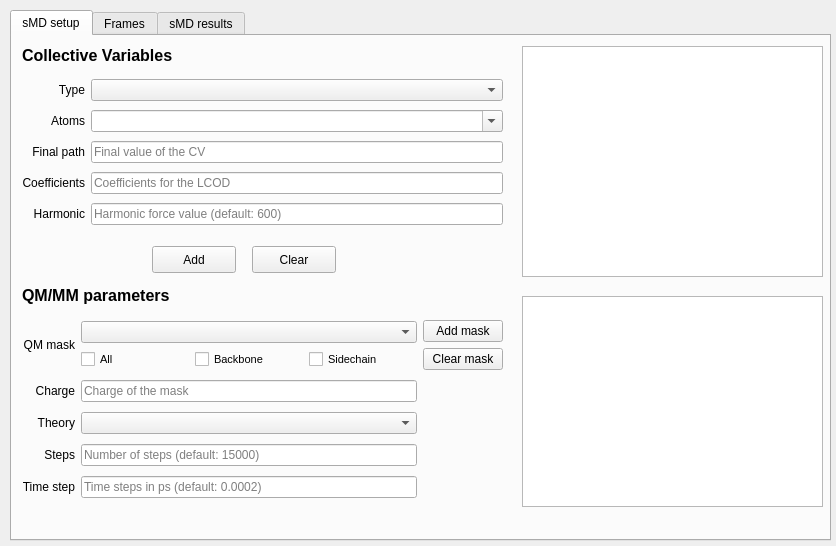
<?xml version="1.0" encoding="UTF-8"?>
<ui version="4.0">
 <class>Form</class>
 <widget class="QWidget" name="Form">
  <property name="geometry">
   <rect>
    <x>0</x>
    <y>0</y>
    <width>836</width>
    <height>546</height>
   </rect>
  </property>
  <property name="windowTitle">
   <string>Simula input</string>
  </property>
  <widget class="QTabWidget" name="tabWidget">
   <property name="geometry">
    <rect>
     <x>10</x>
     <y>10</y>
     <width>821</width>
     <height>531</height>
    </rect>
   </property>
   <property name="currentIndex">
    <number>0</number>
   </property>
   <widget class="QWidget" name="tab_cv">
    <attribute name="title">
     <string>sMD setup</string>
    </attribute>
    <widget class="QPlainTextEdit" name="edit_show1">
     <property name="enabled">
      <bool>true</bool>
     </property>
     <property name="geometry">
      <rect>
       <x>510</x>
       <y>10</y>
       <width>301</width>
       <height>231</height>
      </rect>
     </property>
    </widget>
    <widget class="QLabel" name="label_5">
     <property name="geometry">
      <rect>
       <x>10</x>
       <y>10</y>
       <width>481</width>
       <height>19</height>
      </rect>
     </property>
     <property name="font">
      <font>
       <pointsize>12</pointsize>
       <weight>75</weight>
       <bold>true</bold>
      </font>
     </property>
     <property name="text">
      <string>Collective Variables</string>
     </property>
    </widget>
    <widget class="QWidget" name="gridLayoutWidget">
     <property name="geometry">
      <rect>
       <x>10</x>
       <y>40</y>
       <width>481</width>
       <height>157</height>
      </rect>
     </property>
     <layout class="QGridLayout" name="gridLayout">
      <item row="2" column="0">
       <widget class="QLabel" name="label_3">
        <property name="text">
         <string>Final path</string>
        </property>
        <property name="alignment">
         <set>Qt::AlignRight|Qt::AlignTrailing|Qt::AlignVCenter</set>
        </property>
       </widget>
      </item>
      <item row="1" column="0">
       <widget class="QLabel" name="label_2">
        <property name="text">
         <string>Atoms</string>
        </property>
        <property name="alignment">
         <set>Qt::AlignRight|Qt::AlignTrailing|Qt::AlignVCenter</set>
        </property>
       </widget>
      </item>
      <item row="4" column="0">
       <widget class="QLabel" name="label_6">
        <property name="text">
         <string>Harmonic</string>
        </property>
        <property name="alignment">
         <set>Qt::AlignRight|Qt::AlignTrailing|Qt::AlignVCenter</set>
        </property>
       </widget>
      </item>
      <item row="0" column="0">
       <widget class="QLabel" name="label">
        <property name="text">
         <string>Type</string>
        </property>
        <property name="alignment">
         <set>Qt::AlignRight|Qt::AlignTrailing|Qt::AlignVCenter</set>
        </property>
       </widget>
      </item>
      <item row="3" column="0">
       <widget class="QLabel" name="label_4">
        <property name="text">
         <string>Coefficients</string>
        </property>
        <property name="alignment">
         <set>Qt::AlignRight|Qt::AlignTrailing|Qt::AlignVCenter</set>
        </property>
       </widget>
      </item>
      <item row="2" column="1">
       <widget class="QLineEdit" name="edit_path">
        <property name="placeholderText">
         <string>Final value of the CV</string>
        </property>
       </widget>
      </item>
      <item row="3" column="1">
       <widget class="QLineEdit" name="edit_coeff">
        <property name="placeholderText">
         <string>Coefficients for the LCOD</string>
        </property>
       </widget>
      </item>
      <item row="4" column="1">
       <widget class="QLineEdit" name="edit_harm">
        <property name="text">
         <string/>
        </property>
        <property name="placeholderText">
         <string>Harmonic force value (default: 600)</string>
        </property>
       </widget>
      </item>
      <item row="0" column="1">
       <widget class="QComboBox" name="combo_cvtype"/>
      </item>
      <item row="1" column="1">
       <widget class="QComboBox" name="combo_atoms1">
        <property name="editable">
         <bool>true</bool>
        </property>
       </widget>
      </item>
     </layout>
    </widget>
    <widget class="QPushButton" name="button_add1">
     <property name="geometry">
      <rect>
       <x>140</x>
       <y>210</y>
       <width>84</width>
       <height>27</height>
      </rect>
     </property>
     <property name="text">
      <string>Add</string>
     </property>
    </widget>
    <widget class="QPushButton" name="button_clear1">
     <property name="geometry">
      <rect>
       <x>240</x>
       <y>210</y>
       <width>84</width>
       <height>27</height>
      </rect>
     </property>
     <property name="text">
      <string>Clear</string>
     </property>
    </widget>
    <widget class="QLabel" name="label_7">
     <property name="geometry">
      <rect>
       <x>10</x>
       <y>250</y>
       <width>481</width>
       <height>19</height>
      </rect>
     </property>
     <property name="font">
      <font>
       <pointsize>12</pointsize>
       <weight>75</weight>
       <bold>true</bold>
      </font>
     </property>
     <property name="text">
      <string>QM/MM parameters</string>
     </property>
    </widget>
    <widget class="QWidget" name="gridLayoutWidget_2">
     <property name="geometry">
      <rect>
       <x>10</x>
       <y>280</y>
       <width>481</width>
       <height>191</height>
      </rect>
     </property>
     <layout class="QGridLayout" name="gridLayout_2">
      <item row="0" column="0">
       <widget class="QLabel" name="label_11">
        <property name="text">
         <string>QM mask</string>
        </property>
        <property name="alignment">
         <set>Qt::AlignRight|Qt::AlignTrailing|Qt::AlignVCenter</set>
        </property>
       </widget>
      </item>
      <item row="5" column="1">
       <widget class="QLineEdit" name="edit_steps">
        <property name="text">
         <string/>
        </property>
        <property name="placeholderText">
         <string>Number of steps (default: 15000)</string>
        </property>
       </widget>
      </item>
      <item row="6" column="0">
       <widget class="QLabel" name="label_18">
        <property name="text">
         <string>Time step</string>
        </property>
        <property name="alignment">
         <set>Qt::AlignRight|Qt::AlignTrailing|Qt::AlignVCenter</set>
        </property>
       </widget>
      </item>
      <item row="4" column="0">
       <widget class="QLabel" name="label_8">
        <property name="text">
         <string>Theory</string>
        </property>
        <property name="alignment">
         <set>Qt::AlignRight|Qt::AlignTrailing|Qt::AlignVCenter</set>
        </property>
       </widget>
      </item>
      <item row="6" column="1">
       <widget class="QLineEdit" name="edit_timestep">
        <property name="text">
         <string/>
        </property>
        <property name="placeholderText">
         <string>Time steps in ps (default: 0.0002)</string>
        </property>
       </widget>
      </item>
      <item row="0" column="2">
       <layout class="QVBoxLayout" name="verticalLayout_2">
        <item>
         <widget class="QPushButton" name="button_addmask">
          <property name="text">
           <string>Add mask</string>
          </property>
         </widget>
        </item>
        <item>
         <widget class="QPushButton" name="button_clearmask">
          <property name="text">
           <string>Clear mask</string>
          </property>
         </widget>
        </item>
       </layout>
      </item>
      <item row="5" column="0">
       <widget class="QLabel" name="label_12">
        <property name="text">
         <string>Steps</string>
        </property>
        <property name="alignment">
         <set>Qt::AlignRight|Qt::AlignTrailing|Qt::AlignVCenter</set>
        </property>
       </widget>
      </item>
      <item row="3" column="1">
       <widget class="QLineEdit" name="edit_charge">
        <property name="placeholderText">
         <string>Charge of the mask</string>
        </property>
       </widget>
      </item>
      <item row="4" column="1">
       <widget class="QComboBox" name="combo_theory"/>
      </item>
      <item row="3" column="0">
       <widget class="QLabel" name="label_9">
        <property name="text">
         <string>Charge</string>
        </property>
        <property name="alignment">
         <set>Qt::AlignRight|Qt::AlignTrailing|Qt::AlignVCenter</set>
        </property>
       </widget>
      </item>
      <item row="0" column="1">
       <layout class="QVBoxLayout" name="verticalLayout">
        <item>
         <widget class="QComboBox" name="combo_mask"/>
        </item>
        <item>
         <layout class="QHBoxLayout" name="horizontalLayout_2">
          <item>
           <widget class="QCheckBox" name="checkBox_all">
            <property name="font">
             <font>
              <pointsize>8</pointsize>
             </font>
            </property>
            <property name="text">
             <string>All</string>
            </property>
           </widget>
          </item>
          <item>
           <widget class="QCheckBox" name="checkBox_backbone">
            <property name="font">
             <font>
              <pointsize>8</pointsize>
             </font>
            </property>
            <property name="text">
             <string>Backbone</string>
            </property>
           </widget>
          </item>
          <item>
           <widget class="QCheckBox" name="checkBox_sidechain">
            <property name="font">
             <font>
              <pointsize>8</pointsize>
             </font>
            </property>
            <property name="text">
             <string>Sidechain</string>
            </property>
           </widget>
          </item>
         </layout>
        </item>
       </layout>
      </item>
     </layout>
    </widget>
    <widget class="QPlainTextEdit" name="edit_show2">
     <property name="enabled">
      <bool>true</bool>
     </property>
     <property name="geometry">
      <rect>
       <x>510</x>
       <y>260</y>
       <width>301</width>
       <height>211</height>
      </rect>
     </property>
    </widget>
   </widget>
   <widget class="QWidget" name="tab_qmmm">
    <attribute name="title">
     <string>Frames</string>
    </attribute>
    <widget class="QCheckBox" name="checkBox_automatic">
     <property name="geometry">
      <rect>
       <x>20</x>
       <y>60</y>
       <width>181</width>
       <height>25</height>
      </rect>
     </property>
     <property name="text">
      <string>Automatic Selection</string>
     </property>
     <property name="checked">
      <bool>false</bool>
     </property>
    </widget>
    <widget class="QWidget" name="gridLayoutWidget_3">
     <property name="geometry">
      <rect>
       <x>20</x>
       <y>100</y>
       <width>361</width>
       <height>126</height>
      </rect>
     </property>
     <layout class="QGridLayout" name="gridLayout_3">
      <item row="0" column="0">
       <widget class="QLabel" name="label_13">
        <property name="text">
         <string>Filter type</string>
        </property>
        <property name="alignment">
         <set>Qt::AlignRight|Qt::AlignTrailing|Qt::AlignVCenter</set>
        </property>
       </widget>
      </item>
      <item row="2" column="1">
       <widget class="QLineEdit" name="edit_cond">
        <property name="enabled">
         <bool>false</bool>
        </property>
        <property name="placeholderText">
         <string>Threshold</string>
        </property>
       </widget>
      </item>
      <item row="1" column="0">
       <widget class="QLabel" name="label_10">
        <property name="text">
         <string>Atoms</string>
        </property>
        <property name="alignment">
         <set>Qt::AlignRight|Qt::AlignTrailing|Qt::AlignVCenter</set>
        </property>
       </widget>
      </item>
      <item row="2" column="0">
       <widget class="QComboBox" name="combo_cond">
        <property name="enabled">
         <bool>false</bool>
        </property>
       </widget>
      </item>
      <item row="0" column="1">
       <widget class="QComboBox" name="combo_filter">
        <property name="enabled">
         <bool>false</bool>
        </property>
       </widget>
      </item>
      <item row="1" column="1">
       <widget class="QComboBox" name="combo_atoms2">
        <property name="editable">
         <bool>true</bool>
        </property>
       </widget>
      </item>
     </layout>
    </widget>
    <widget class="QCheckBox" name="checkBox_manual">
     <property name="geometry">
      <rect>
       <x>20</x>
       <y>290</y>
       <width>181</width>
       <height>25</height>
      </rect>
     </property>
     <property name="text">
      <string>Manual Selection</string>
     </property>
    </widget>
    <widget class="QWidget" name="horizontalLayoutWidget">
     <property name="geometry">
      <rect>
       <x>20</x>
       <y>330</y>
       <width>361</width>
       <height>41</height>
      </rect>
     </property>
     <layout class="QHBoxLayout" name="horizontalLayout">
      <item>
       <widget class="QLabel" name="label_16">
        <property name="text">
         <string>Frames</string>
        </property>
        <property name="alignment">
         <set>Qt::AlignRight|Qt::AlignTrailing|Qt::AlignVCenter</set>
        </property>
       </widget>
      </item>
      <item>
       <widget class="QLineEdit" name="edit_frames">
        <property name="enabled">
         <bool>false</bool>
        </property>
        <property name="placeholderText">
         <string>Frames indices (e.g. 1 2)</string>
        </property>
       </widget>
      </item>
     </layout>
    </widget>
    <widget class="QLabel" name="label_14">
     <property name="geometry">
      <rect>
       <x>20</x>
       <y>20</y>
       <width>121</width>
       <height>19</height>
      </rect>
     </property>
     <property name="font">
      <font>
       <pointsize>12</pointsize>
       <weight>75</weight>
       <bold>true</bold>
      </font>
     </property>
     <property name="text">
      <string>Frame selection</string>
     </property>
    </widget>
    <widget class="QWidget" name="gridLayoutWidget_4">
     <property name="geometry">
      <rect>
       <x>410</x>
       <y>310</y>
       <width>391</width>
       <height>129</height>
      </rect>
     </property>
     <layout class="QGridLayout" name="gridLayout_4">
      <item row="3" column="2">
       <layout class="QHBoxLayout" name="horizontalLayout_5">
        <item>
         <widget class="QLineEdit" name="edit_output">
          <property name="placeholderText">
           <string>Select ouput path</string>
          </property>
         </widget>
        </item>
       </layout>
      </item>
      <item row="3" column="0">
       <widget class="QLabel" name="label_19">
        <property name="text">
         <string>Output path</string>
        </property>
        <property name="alignment">
         <set>Qt::AlignRight|Qt::AlignTrailing|Qt::AlignVCenter</set>
        </property>
       </widget>
      </item>
      <item row="3" column="3">
       <widget class="QPushButton" name="button_output">
        <property name="text">
         <string>Select</string>
        </property>
       </widget>
      </item>
      <item row="1" column="0">
       <widget class="QLabel" name="label_17">
        <property name="text">
         <string>Topology</string>
        </property>
        <property name="alignment">
         <set>Qt::AlignRight|Qt::AlignTrailing|Qt::AlignVCenter</set>
        </property>
       </widget>
      </item>
      <item row="1" column="2">
       <widget class="QLineEdit" name="edit_topology">
        <property name="placeholderText">
         <string>Select topology</string>
        </property>
       </widget>
      </item>
      <item row="1" column="3">
       <widget class="QPushButton" name="button_originalTop">
        <property name="text">
         <string>Select</string>
        </property>
       </widget>
      </item>
      <item row="0" column="3">
       <widget class="QPushButton" name="button_originalTraj">
        <property name="text">
         <string>Select</string>
        </property>
       </widget>
      </item>
      <item row="0" column="2">
       <widget class="QLineEdit" name="edit_trajectory">
        <property name="placeholderText">
         <string>Select trajectory</string>
        </property>
       </widget>
      </item>
      <item row="0" column="0">
       <widget class="QLabel" name="label_15">
        <property name="text">
         <string>Trajectory</string>
        </property>
        <property name="alignment">
         <set>Qt::AlignRight|Qt::AlignTrailing|Qt::AlignVCenter</set>
        </property>
       </widget>
      </item>
     </layout>
    </widget>
    <widget class="QPlainTextEdit" name="edit_show3">
     <property name="enabled">
      <bool>false</bool>
     </property>
     <property name="geometry">
      <rect>
       <x>410</x>
       <y>20</y>
       <width>391</width>
       <height>291</height>
      </rect>
     </property>
    </widget>
    <widget class="QPushButton" name="button_clear2">
     <property name="geometry">
      <rect>
       <x>190</x>
       <y>240</y>
       <width>91</width>
       <height>27</height>
      </rect>
     </property>
     <property name="text">
      <string>Clear filters</string>
     </property>
    </widget>
    <widget class="QPushButton" name="button_add2">
     <property name="geometry">
      <rect>
       <x>90</x>
       <y>240</y>
       <width>91</width>
       <height>27</height>
      </rect>
     </property>
     <property name="text">
      <string>Add filter</string>
     </property>
    </widget>
    <widget class="QPushButton" name="button_frames">
     <property name="geometry">
      <rect>
       <x>60</x>
       <y>460</y>
       <width>111</width>
       <height>27</height>
      </rect>
     </property>
     <property name="text">
      <string>Select frames</string>
     </property>
    </widget>
    <widget class="QPushButton" name="button_clear_frames">
     <property name="geometry">
      <rect>
       <x>180</x>
       <y>460</y>
       <width>121</width>
       <height>27</height>
      </rect>
     </property>
     <property name="text">
      <string>Clear selection</string>
     </property>
    </widget>
    <widget class="QWidget" name="horizontalLayoutWidget_3">
     <property name="geometry">
      <rect>
       <x>410</x>
       <y>450</y>
       <width>391</width>
       <height>31</height>
      </rect>
     </property>
     <layout class="QHBoxLayout" name="horizontalLayout_3">
      <item>
       <widget class="QPushButton" name="button_generate">
        <property name="text">
         <string>Generate QM/MM</string>
        </property>
       </widget>
      </item>
     </layout>
    </widget>
    <widget class="QLabel" name="label_selected">
     <property name="geometry">
      <rect>
       <x>20</x>
       <y>390</y>
       <width>361</width>
       <height>31</height>
      </rect>
     </property>
     <property name="text">
      <string/>
     </property>
     <property name="alignment">
      <set>Qt::AlignCenter</set>
     </property>
    </widget>
   </widget>
   <widget class="QWidget" name="tab">
    <attribute name="title">
     <string>sMD results</string>
    </attribute>
    <widget class="QLabel" name="label_20">
     <property name="geometry">
      <rect>
       <x>570</x>
       <y>10</y>
       <width>241</width>
       <height>31</height>
      </rect>
     </property>
     <property name="font">
      <font>
       <pointsize>12</pointsize>
       <weight>75</weight>
       <bold>true</bold>
      </font>
     </property>
     <property name="text">
      <string>Jarzinsky:</string>
     </property>
    </widget>
    <widget class="QWidget" name="verticalLayoutWidget_3">
     <property name="geometry">
      <rect>
       <x>570</x>
       <y>410</y>
       <width>241</width>
       <height>80</height>
      </rect>
     </property>
     <layout class="QVBoxLayout" name="verticalLayout_3">
      <item>
       <widget class="QPushButton" name="button_calculate">
        <property name="text">
         <string>Calculate</string>
        </property>
       </widget>
      </item>
     </layout>
    </widget>
    <widget class="QWidget" name="gridLayoutWidget_5">
     <property name="geometry">
      <rect>
       <x>570</x>
       <y>50</y>
       <width>241</width>
       <height>101</height>
      </rect>
     </property>
     <layout class="QGridLayout" name="gridLayout_5">
      <item row="2" column="0">
       <widget class="QLabel" name="label_22">
        <property name="text">
         <string>Type</string>
        </property>
       </widget>
      </item>
      <item row="0" column="0">
       <widget class="QLabel" name="label_24">
        <property name="text">
         <string>QM/MM list</string>
        </property>
       </widget>
      </item>
      <item row="2" column="1">
       <layout class="QHBoxLayout" name="horizontalLayout_4">
        <item>
         <widget class="QCheckBox" name="check_cumulant">
          <property name="font">
           <font>
            <pointsize>7</pointsize>
           </font>
          </property>
          <property name="text">
           <string>Cumulant</string>
          </property>
         </widget>
        </item>
        <item>
         <widget class="QCheckBox" name="check_exponential">
          <property name="font">
           <font>
            <pointsize>7</pointsize>
           </font>
          </property>
          <property name="text">
           <string>Exponential</string>
          </property>
         </widget>
        </item>
       </layout>
      </item>
      <item row="1" column="1">
       <widget class="QLineEdit" name="edit_temp">
        <property name="placeholderText">
         <string>Temperature in K</string>
        </property>
       </widget>
      </item>
      <item row="0" column="1">
       <widget class="QPushButton" name="button_qmmmlist">
        <property name="text">
         <string>Select</string>
        </property>
       </widget>
      </item>
      <item row="1" column="0">
       <widget class="QLabel" name="label_26">
        <property name="text">
         <string>Temperature</string>
        </property>
       </widget>
      </item>
     </layout>
    </widget>
    <widget class="QWidget" name="verticalLayoutWidget_4">
     <property name="geometry">
      <rect>
       <x>10</x>
       <y>10</y>
       <width>551</width>
       <height>481</height>
      </rect>
     </property>
     <layout class="QVBoxLayout" name="verticalLayout_4"/>
    </widget>
    <widget class="QLabel" name="label_ts">
     <property name="geometry">
      <rect>
       <x>573</x>
       <y>170</y>
       <width>241</width>
       <height>20</height>
      </rect>
     </property>
     <property name="text">
      <string/>
     </property>
     <property name="alignment">
      <set>Qt::AlignCenter</set>
     </property>
    </widget>
   </widget>
  </widget>
 </widget>
 <resources/>
 <connections/>
</ui>
